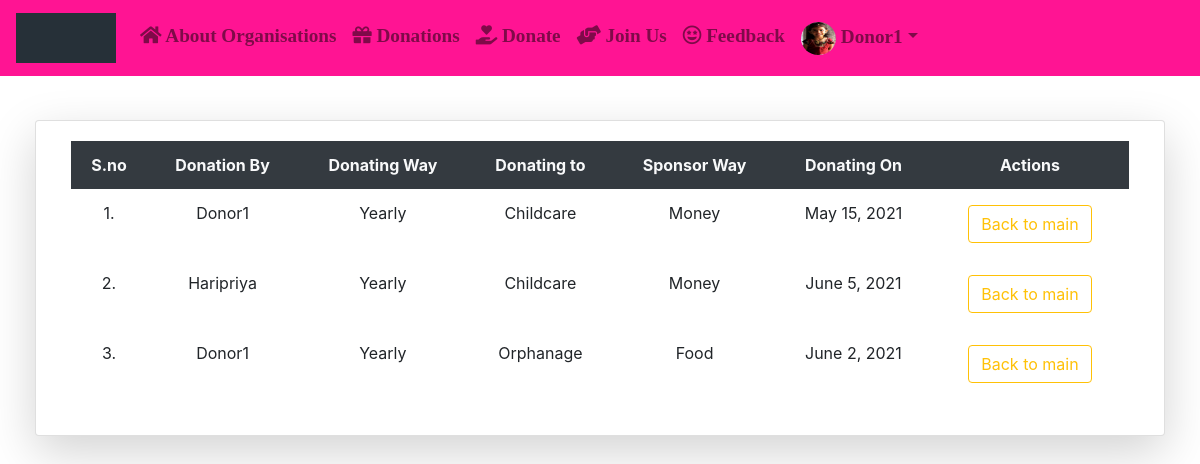
The app's page /orgtab1/ (signed in) with its own data.
### App/models.py (models this page shows)
class User(AbstractUser):
	img= models.ImageField(upload_to='Profiles/',default="profile.png")
	dob=models.DateField(null=True,blank=True)
	g=[('Male','Male'),('Female','Female')]
	gender=models.CharField(max_length=10,choices=g,null=True,blank=True)
	ph_no=models.CharField(max_length=10)
	pan_no=models.CharField(max_length=10,null=True,blank=True)
	address=models.CharField(max_length=100)
	postal_code=models.CharField(max_length=7)
	city=models.CharField(max_length=20)
	state=models.CharField(max_length=20,default='Andhra Pradesh')
	country=models.CharField(max_length=20,default='India')
	idgen = models.TextField(blank=True)
	p=[(1,'Donor'),(2,'Organisation'),(3,'Guest')]
	role=models.IntegerField(choices=p,default=3)

class Donate(models.Model):
	d=[('Select',"Select"),('Yearly',"Yearly Once"),('Monthly',"Monthly Once"),('Quarterly',"Quarterly Once"),('One Time',"One time donation")]
	s=[('Select',"Select"),('Food',"Food"),('Clothes',"Clothes"),('Money',"Money")]
	username=models.CharField(max_length=50)
	email=models.EmailField(max_length=50)
	ways_to_donate=models.CharField(max_length=50,choices=d,default='Select')
	donating_to=models.CharField(max_length=50)
	sponsor_way=models.CharField(max_length=50,choices=s,default='Select')
	donating_date=models.DateField()
	uid=models.ForeignKey(User,on_delete=models.CASCADE)

### App/views.py (the view)
# urls.py: path('orgtab1/',views.orgtable1,name="otab1"),
def orgtable1(request):
	od = Donate.objects.filter(uid_id=request.user.id)
	g = Donate.objects.all()
	k={}
	for m in g:
		k[m.id]=m.id,m.username,m.ways_to_donate,m.donating_to,m.sponsor_way,m.donating_date
	f=k.values()
	return render(request,'html/orgtab1.html',{'f':f})

### App/templates/html/orgtab1.html (shortened to what this page needs)
{% extends 'html/base.html' %}
{% block content %}
<div class="container-fluid mt-2">
	<div class="card-body">
  				<div class="container-fluid mt-2">
				<div class="row">
  				<div class="card col-md mt-2 shadow-lg">
				<div class="card-body">
				<table class="table table-borderless table-center">
					<tr class="bg-dark text-light text-center">
						<th>S.no</th>
						<th>Donation By</th>
						<th>Donating Way</th>
						<th>Donating to</th>
						<th>Sponsor Way</th>
						<th>Donating On</th>
						<th>Actions</th>
					</tr>
            		{% for k in f %}
            		<tr>
            			<td class="text-center">{{forloop.counter}}.</td>
            			<td class="text-center">{{k.1}}</td>
            			<td class="text-center">{{k.2}}</td>
            			<td class="text-center">{{k.3}}</td>
            			<td class="text-center">{{k.4}}</td>
            			<td class="text-center">{{k.5}}</td>
            			<td colspan="3" class="text-center">
		    				<a href="{% url 'vi' %}" class="btn btn-outline-warning mx-1 my-1">Back to main</a>
            			</td>
            		</tr>
            		{% endfor %}
            	</table>
			</div>
		</div>
	</div>
</div>
{% endblock %}

### App/templates/html/navbar.html (shortened to what this page needs)
{% load static %}
<link rel="stylesheet" href="https://use.fontawesome.com/releases/v5.7.0/css/all.css">
<link rel="stylesheet" href="https://cdnjs.cloudflare.com/ajax/libs/font-awesome/4.7.0/css/font-awesome.min.css">
<nav class="navbar navbar-expand-md navbar-light" style="background-color:#FF1493;">
  <a class="navbar-brand" href="{% url 'hm' %}"> <img src="{% static 'images/gif.gif' %}" alt="logo" style="width:100px;height:50px">
</a>
  <div style="font-family:Garamond;font-weight:bold;font-size: 120%;">
  <div class="collapse navbar-collapse" id="collapsibleNavbar">
    <ul class="navbar-nav">
      {% if not user.is_authenticated %}
      <li class="nav-item">
        <a class="nav-link" href="{% url 'hm' %}"><i class="fas fa-home"></i> Home</a>
      </li>
      <li class="nav-item">
        <a class="nav-link" href="{% url 'rg' %}"><i class='fas fa-user-plus'></i> Register Here</a>
      </li>
      <li class="nav-item">
        <a class="nav-link disabled" href="{% url 'lg' %}"><i class="fas fa-address-card"></i> Login</a>
      </li>
      {% elif user.role == 1 %}
      <li class="nav-item">
        <a class="nav-link" href="{% url 'aus' %}"><i class='fas fa-home'></i> About Organisations</a>
      </li>
      <li class="nav-item">
        <a class="nav-link" href="{% url 'mn' %}"><i class='fas fa-gift'></i> Donations</a>
      </li>
      <li class="nav-item">
        <a class="nav-link" href="{% url 'don' %}"><i class="fas fa-hand-holding-heart"></i> Donate</a>
      </li>
      <li class="nav-item">
        <a class="nav-link" href="{% url 'join' %}"><i class="fas fa-hands-helping"></i> Join Us</a>
      </li>
      <li class="nav-item">
      <a class="nav-link" href="{% url 'fb' %}"><i class='far fa-grin-stars'></i> Feedback</a>
      </li>
      <li class="dropdown">
       <a type="button" class="nav-link dropdown-toggle" data-toggle="dropdown"><img src="{{request.user.img.url}}" height="33px" width="35px" class="rounded-circle" />   {{user.username}}</a>
</li>
      {% endif %}
  </ul>
  </div>
  </div>
</nav>

### records on screen
User: user.img (picture), username "Donor1"
Donate: username "Donor1", ways_to_donate "Yearly", donating_to "Childcare", sponsor_way "Money", donating_date "May 15, 2021"
Donate: username "Haripriya", ways_to_donate "Yearly", donating_to "Childcare", sponsor_way "Money", donating_date "June 5, 2021"
Donate: username "Donor1", ways_to_donate "Yearly", donating_to "Orphanage", sponsor_way "Food", donating_date "June 2, 2021"
